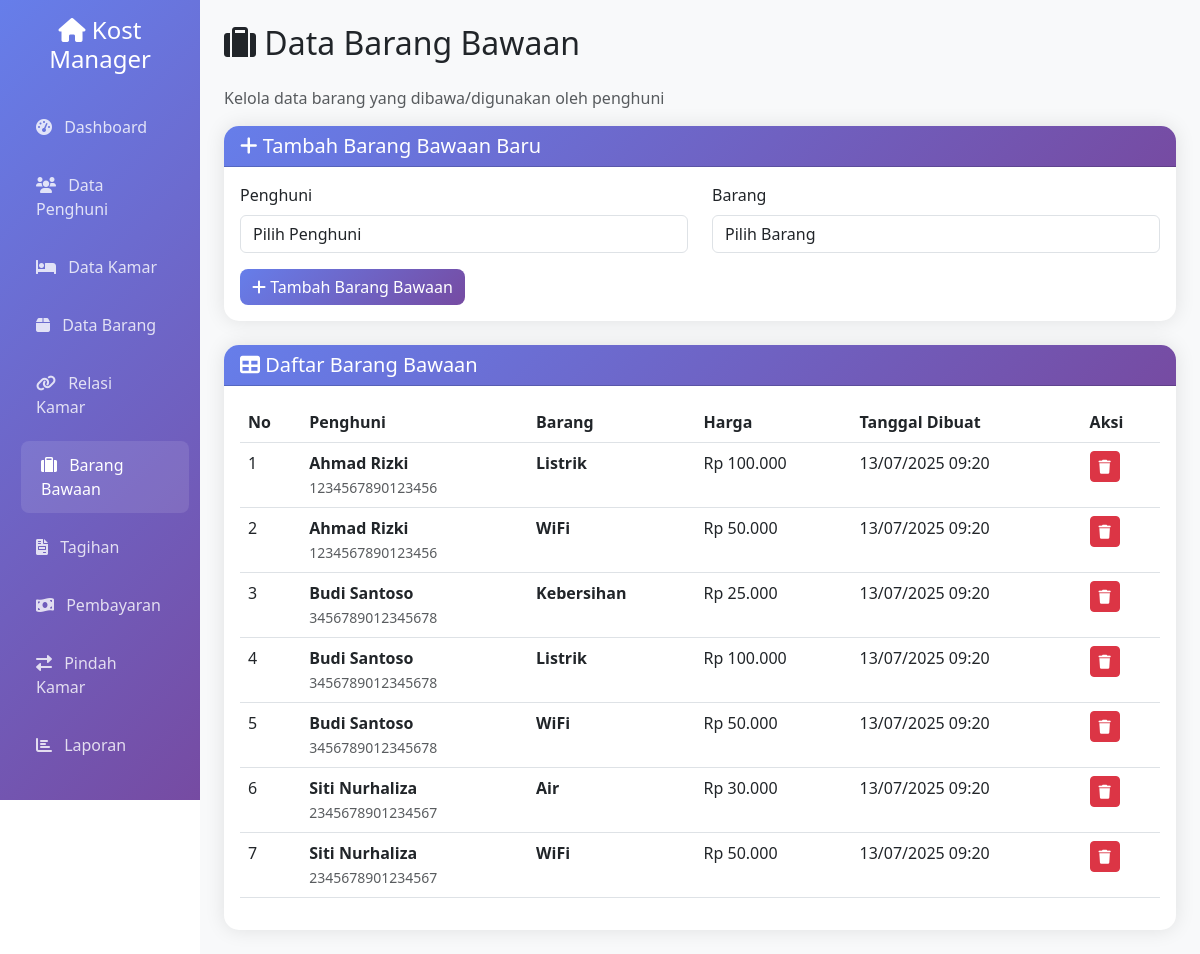
Screenshot of /barang_bawaan.php with the database file from the repository.
### tables this page shows
CREATE TABLE IF NOT EXISTS tb_brng_bawaan (
    id INT AUTO_INCREMENT PRIMARY KEY,
    id_penghuni INT NOT NULL,
    id_barang INT NOT NULL,
    created_at TIMESTAMP DEFAULT CURRENT_TIMESTAMP,
    updated_at TIMESTAMP DEFAULT CURRENT_TIMESTAMP ON UPDATE CURRENT_TIMESTAMP,
    FOREIGN KEY (id_penghuni) REFERENCES tb_penghuni(id) ON DELETE CASCADE,
    FOREIGN KEY (id_barang) REFERENCES tb_barang(id) ON DELETE CASCADE
);

CREATE TABLE IF NOT EXISTS tb_penghuni (
    id INT AUTO_INCREMENT PRIMARY KEY,
    nama VARCHAR(100) NOT NULL,
    no_ktp VARCHAR(16) NOT NULL UNIQUE,
    no_hp VARCHAR(15) NOT NULL,
    tgl_masuk DATE NOT NULL,
    tgl_keluar DATE NULL,
    kamar_id INT,
    created_at TIMESTAMP DEFAULT CURRENT_TIMESTAMP,
    updated_at TIMESTAMP DEFAULT CURRENT_TIMESTAMP ON UPDATE CURRENT_TIMESTAMP,
    FOREIGN KEY (kamar_id) REFERENCES tb_kamar(id) ON DELETE SET NULL
);

CREATE TABLE IF NOT EXISTS tb_barang (
    id INT AUTO_INCREMENT PRIMARY KEY,
    nama VARCHAR(100) NOT NULL,
    harga DECIMAL(10,2) NOT NULL,
    created_at TIMESTAMP DEFAULT CURRENT_TIMESTAMP,
    updated_at TIMESTAMP DEFAULT CURRENT_TIMESTAMP ON UPDATE CURRENT_TIMESTAMP
);

### barang_bawaan.php (the view, shortened to what this page needs)
<?php
include 'database/config.php';
?>
<!DOCTYPE html>
<html lang="id">
<head>
    <link href="https://cdn.jsdelivr.net/npm/bootstrap@5.3.0/dist/css/bootstrap.min.css" rel="stylesheet">
    <link href="https://cdnjs.cloudflare.com/ajax/libs/font-awesome/6.0.0/css/all.min.css" rel="stylesheet">
</head>
<body>
    <div class="container-fluid">
        <div class="row">
            <div class="col-md-3 col-lg-2 px-0">
                <div class="sidebar p-3">
                    <div class="text-center mb-4">
                        <h4 class="text-white"><i class="fas fa-home"></i> Kost Manager</h4>
                    </div>
                    <nav class="nav flex-column">
                        <a class="nav-link" href="index.php">
                            <i class="fas fa-tachometer-alt me-2"></i> Dashboard
                        </a>
                        <a class="nav-link" href="penghuni.php">
                            <i class="fas fa-users me-2"></i> Data Penghuni
                        </a>
                        <a class="nav-link" href="kamar.php">
                            <i class="fas fa-bed me-2"></i> Data Kamar
                        </a>
                        <a class="nav-link" href="barang.php">
                            <i class="fas fa-box me-2"></i> Data Barang
                        </a>
                        <a class="nav-link" href="relasi_kamar.php">
                            <i class="fas fa-link me-2"></i> Relasi Kamar
                        </a>
                        <a class="nav-link active" href="barang_bawaan.php">
                            <i class="fas fa-suitcase me-2"></i> Barang Bawaan
                        </a>
                        <a class="nav-link" href="tagihan.php">
                            <i class="fas fa-file-invoice me-2"></i> Tagihan
                        </a>
                        <a class="nav-link" href="pembayaran.php">
                            <i class="fas fa-money-bill-wave me-2"></i> Pembayaran
                        </a>
                        <a class="nav-link" href="pindah_kamar.php">
                            <i class="fas fa-exchange-alt me-2"></i> Pindah Kamar
                        </a>
                        <a class="nav-link" href="laporan.php">
                            <i class="fas fa-chart-bar me-2"></i> Laporan
                        </a>
                    </nav>
                </div>
            </div>
            <div class="col-md-9 col-lg-10 main-content p-4">
                <div class="row">
                    <div class="col-12">
                        <h2 class="mb-4"><i class="fas fa-suitcase"></i> Data Barang Bawaan</h2>
                        <p class="text-muted">Kelola data barang yang dibawa/digunakan oleh penghuni</p>
                    </div>
                </div>
                <div class="card mb-4">
                    <div class="card-header">
                        <h5 class="mb-0">
                            <i class="fas fa-plus"></i> Tambah Barang Bawaan Baru
                        </h5>
                    </div>
                    <div class="card-body">
                        <form method="POST">
                            <div class="row">
                                <div class="col-md-6">
                                    <div class="mb-3">
                                        <label for="id_penghuni" class="form-label">Penghuni</label>
                                        <select class="form-control" id="id_penghuni" name="id_penghuni" required>
                                            <option value="">Pilih Penghuni</option>
                                        </select>
                                    </div>
                                </div>
                                <div class="col-md-6">
                                    <div class="mb-3">
                                        <label for="id_barang" class="form-label">Barang</label>
                                        <select class="form-control" id="id_barang" name="id_barang" required>
                                            <option value="">Pilih Barang</option>
                                        </select>
                                    </div>
                                </div>
                            </div>
                            <div class="d-flex gap-2">
                                <button type="submit" name="tambah" class="btn btn-primary">
                                    <i class="fas fa-plus"></i> Tambah Barang Bawaan
                                </button>
                            </div>
                        </form>
                    </div>
                </div>
                <div class="card">
                    <div class="card-header">
                        <h5 class="mb-0"><i class="fas fa-table"></i> Daftar Barang Bawaan</h5>
                    </div>
                    <div class="card-body">
                        <div class="table-responsive">
                            <table class="table table-hover">
                                <thead>
                                    <tr>
                                        <th>No</th>
                                        <th>Penghuni</th>
                                        <th>Barang</th>
                                        <th>Harga</th>
                                        <th>Tanggal Dibuat</th>
                                        <th>Aksi</th>
                                    </tr>
                                </thead>
                                <tbody>
                                    <?php
                                    $query = "SELECT bb.*, p.nama as nama_penghuni, p.no_ktp, b.nama as nama_barang, b.harga
                                             FROM tb_brng_bawaan bb
                                             INNER JOIN tb_penghuni p ON bb.id_penghuni = p.id
                                             INNER JOIN tb_barang b ON bb.id_barang = b.id
                                             ORDER BY p.nama, b.nama";
                                    $result = mysqli_query($conn, $query);
                                    $no = 1;
                                    while ($row = mysqli_fetch_assoc($result)) {
                                        echo "<tr>";
                                        echo "<td>" . $no++ . "</td>";
                                        echo "<td><strong>" . htmlspecialchars($row['nama_penghuni']) . "</strong><br>";
                                        echo "<small class='text-muted'>" . $row['no_ktp'] . "</small></td>";
                                        echo "<td><strong>" . htmlspecialchars($row['nama_barang']) . "</strong></td>";
                                        echo "<td>Rp " . number_format($row['harga'], 0, ',', '.') . "</td>";
                                        echo "<td>" . date('d/m/Y H:i', strtotime($row['created_at'])) . "</td>";
                                        echo "<td>";
                                        echo "<a href='?hapus=" . $row['id'] . "' class='btn btn-sm btn-danger' onclick='return confirm(\"Yakin ingin menghapus data ini?\")'><i class='fas fa-trash'></i></a>";
                                        echo "</td>";
                                        echo "</tr>";
                                    }
                                    ?>
                                </tbody>
                            </table>
                        </div>
                    </div>
                </div>
            </div>
        </div>
    </div>
</body>
</html>

### barang_bawaan.php (style rules this page uses)
.sidebar { min-height: 100vh; background: linear-gradient(135deg, #667eea 0%, #764ba2 100%); }
.sidebar .nav-link { color: rgba(255,255,255,0.8); padding: 12px 20px; margin: 5px 0; border-radius: 8px; transition: all 0.3s; }
.sidebar .nav-link:hover, .sidebar .nav-link.active { color: white; background: rgba(255,255,255,0.1); transform: translateX(5px); }
.main-content { background-color: #f8f9fa; min-height: 100vh; }
.card { border: none; border-radius: 15px; box-shadow: 0 0 20px rgba(0,0,0,0.1); }
.card-header { background: linear-gradient(135deg, #667eea 0%, #764ba2 100%); color: white; border-radius: 15px 15px 0 0 !important; }
.btn-primary { background: linear-gradient(135deg, #667eea 0%, #764ba2 100%); border: none; border-radius: 8px; }

### rows the page displays
tb_brng_bawaan: id_penghuni.nama "Ahmad Rizki", id_penghuni.no_ktp "1234567890123456", id_barang.nama "Listrik", id_barang.harga "100.000", created_at "13/07/2025 09:20"
tb_brng_bawaan: id_penghuni.nama "Ahmad Rizki", id_penghuni.no_ktp "1234567890123456", id_barang.nama "WiFi", id_barang.harga "50.000", created_at "13/07/2025 09:20"
tb_brng_bawaan: id_penghuni.nama "Budi Santoso", id_penghuni.no_ktp "3456789012345678", id_barang.nama "Kebersihan", id_barang.harga "25.000", created_at "13/07/2025 09:20"
tb_brng_bawaan: id_penghuni.nama "Budi Santoso", id_penghuni.no_ktp "3456789012345678", id_barang.nama "Listrik", id_barang.harga "100.000", created_at "13/07/2025 09:20"
tb_brng_bawaan: id_penghuni.nama "Budi Santoso", id_penghuni.no_ktp "3456789012345678", id_barang.nama "WiFi", id_barang.harga "50.000", created_at "13/07/2025 09:20"
tb_brng_bawaan: id_penghuni.nama "Siti Nurhaliza", id_penghuni.no_ktp "2345678901234567", id_barang.nama "Air", id_barang.harga "30.000", created_at "13/07/2025 09:20"
tb_brng_bawaan: id_penghuni.nama "Siti Nurhaliza", id_penghuni.no_ktp "2345678901234567", id_barang.nama "WiFi", id_barang.harga "50.000", created_at "13/07/2025 09:20"
